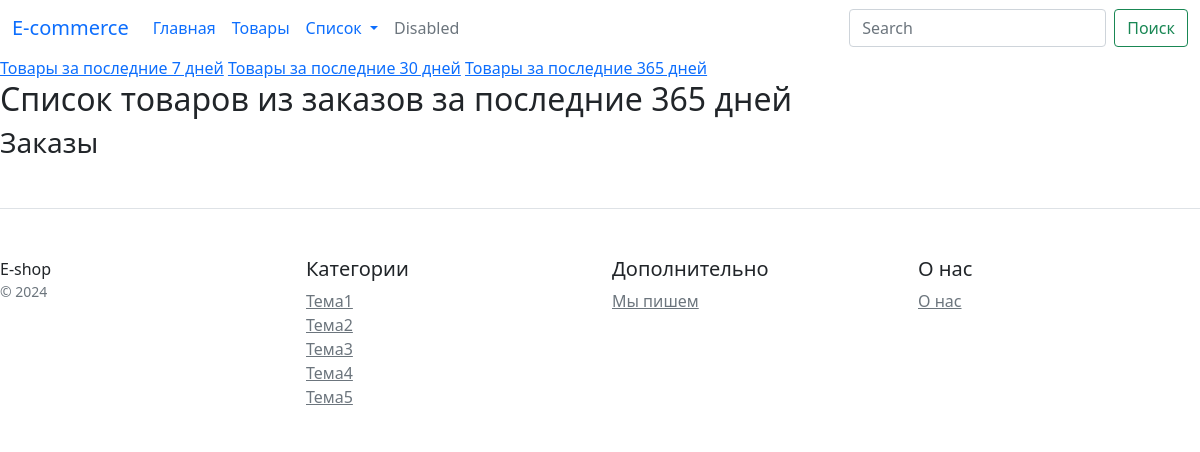
Before: /products/1/365 with the older database file.
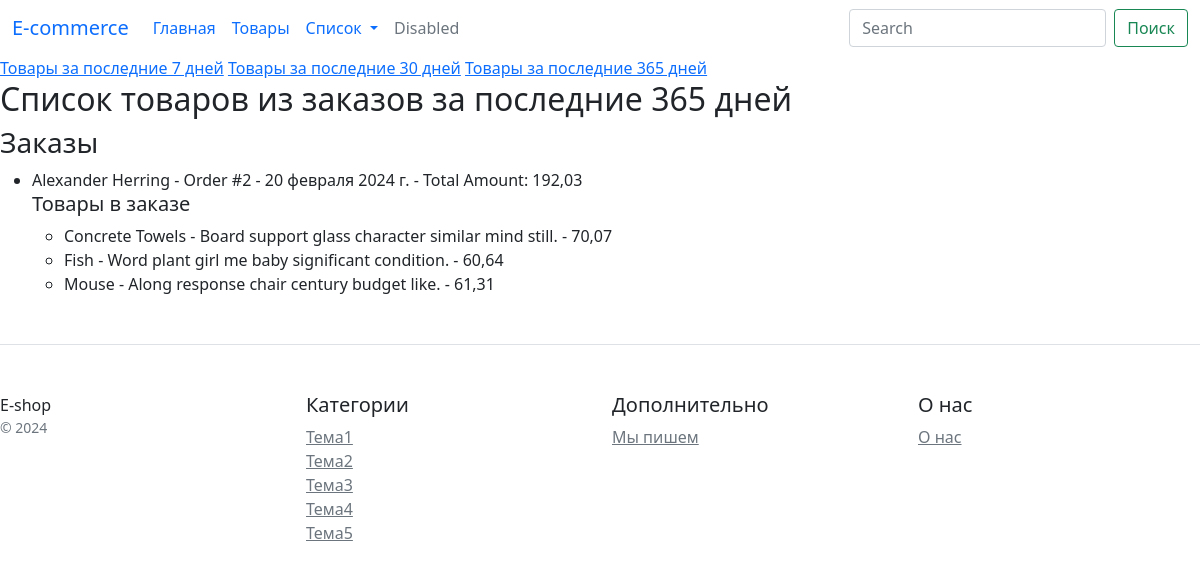
After: the same page with the newer database file.
### e_shop/models.py (models this page shows, shortened)
class Order(models.Model):
    user = models.ForeignKey(User, on_delete=models.CASCADE)
    products = models.ManyToManyField(Product)
    total_price = models.DecimalField(max_digits=8, decimal_places=2)
    order_date = models.DateField(default=datetime.datetime.today)

class User(models.Model):
    name = models.CharField(max_length=100)
    email = models.EmailField()
    mob_number = models.CharField(max_length=15)
    address = models.CharField(max_length=250)
    date_reg = models.DateField(default=datetime.datetime.today)

class Product(models.Model):
    name = models.CharField(max_length=100)
    category = models.ForeignKey(Category, on_delete=models.CASCADE)
    description = models.TextField()
    photo = models.ImageField(upload_to='product/', blank=True, null=True)
    price = models.DecimalField(max_digits=8, decimal_places=2)
    quantity = models.IntegerField()
    date_created = models.DateField(default=datetime.datetime.today)

### e_shop/views.py (the view)
# urls.py: path('products/<int:pk>/<int:days>', OrderProductListView.as_view(), name='user_products'),
class OrderProductListView(ListView):
    template_name = "e_shop/order_product_list.html"
    def get(self, request, pk, days=7):
        start_date = timezone.now() - timezone.timedelta(days=days)
        orders = Order.objects.filter(user_id=pk, order_date__gte=start_date).distinct()
        products = Product.objects.all()
        context = {'pk': pk, 'days': days, 'products': products, 'orders': orders}
        return render(request, self.template_name, context)

### e_shop/templates/e_shop/order_product_list.html
{% extends 'base.html' %}
{% block content %}
  <a href="{% url 'user_products' pk=pk days=7 %}">Товары за последние 7 дней</a>
  <a href="{% url 'user_products' pk=pk days=30 %}">Товары за последние 30 дней</a>
  <a href="{% url 'user_products' pk=pk days=365 %}">Товары за последние 365 дней</a>
  <h2>Список товаров из заказов за последние {{ days }} дней</h2>
  <h3>Заказы</h3>
  <ul>
    {% for order in orders %}
      <li>{{ order.user.name }} - Order #{{ order.pk }} - {{ order.order_date }} - Total Amount: {{ order.total_price }}</li>
          <h5>Товары в заказе</h5>
          {% for product in order.products.all %}
            <ul>
              <li>{{ product.name }} - {{ product.description }} - {{ product.price }}</li>
            </ul>
          {% endfor %}
    {% endfor %}
  </ul>
{% endblock %}

Changed rows visible on the page:
added Order: user.name "Alexander Herring", pk "2", order_date "20 февраля 2024 г.", total_price "192,03"
added Product: name "Concrete Towels", description "Board support glass character similar mind still.", price "70,07"
added Product: name "Fish", description "Word plant girl me baby significant condition.", price "60,64"
added Product: name "Mouse", description "Along response chair century budget like.", price "61,31"
